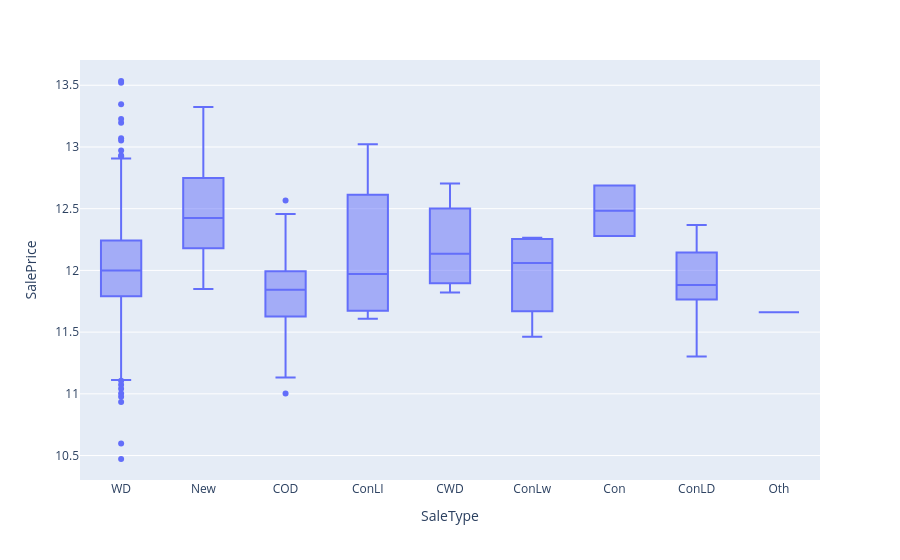

Here is the notebook cell this chart was saved with:
### Code cell
fig = px.box(data, x="SaleType", y="SalePrice")
fig.show()

### Figure 1 — Plotly figure (JSON) as saved in the notebook; plotly's stock layout.template omitted (floating-point values rounded to 4 significant figures; data arrays with more than 128 entries replaced by an {"elided": "..."} marker saying what was removed)
{"data": [{"alignmentgroup": "True", "hovertemplate": "SaleType=%{x}<br>SalePrice=%{y}<extra></extra>", "legendgroup": "", "marker": {"color": "#636efa"}, "name": "", "notched": false, "offsetgroup": "", "orientation": "v", "showlegend": false, "type": "box", "x": {"elided": "1379 str values"}, "x0": " ", "xaxis": "x", "y": {"elided": "1379 float values"}, "y0": " ", "yaxis": "y"}], "layout": {"autosize": true, "boxmode": "group", "legend": {"tracegroupgap": 0}, "margin": {"t": 60}, "xaxis": {"anchor": "y", "autorange": true, "domain": [0, 1], "range": [-0.5, 8.5], "title": {"text": "SaleType"}, "type": "category"}, "yaxis": {"anchor": "x", "autorange": true, "domain": [0, 1], "range": [10.3, 13.7], "title": {"text": "SalePrice"}, "type": "linear"}}}
